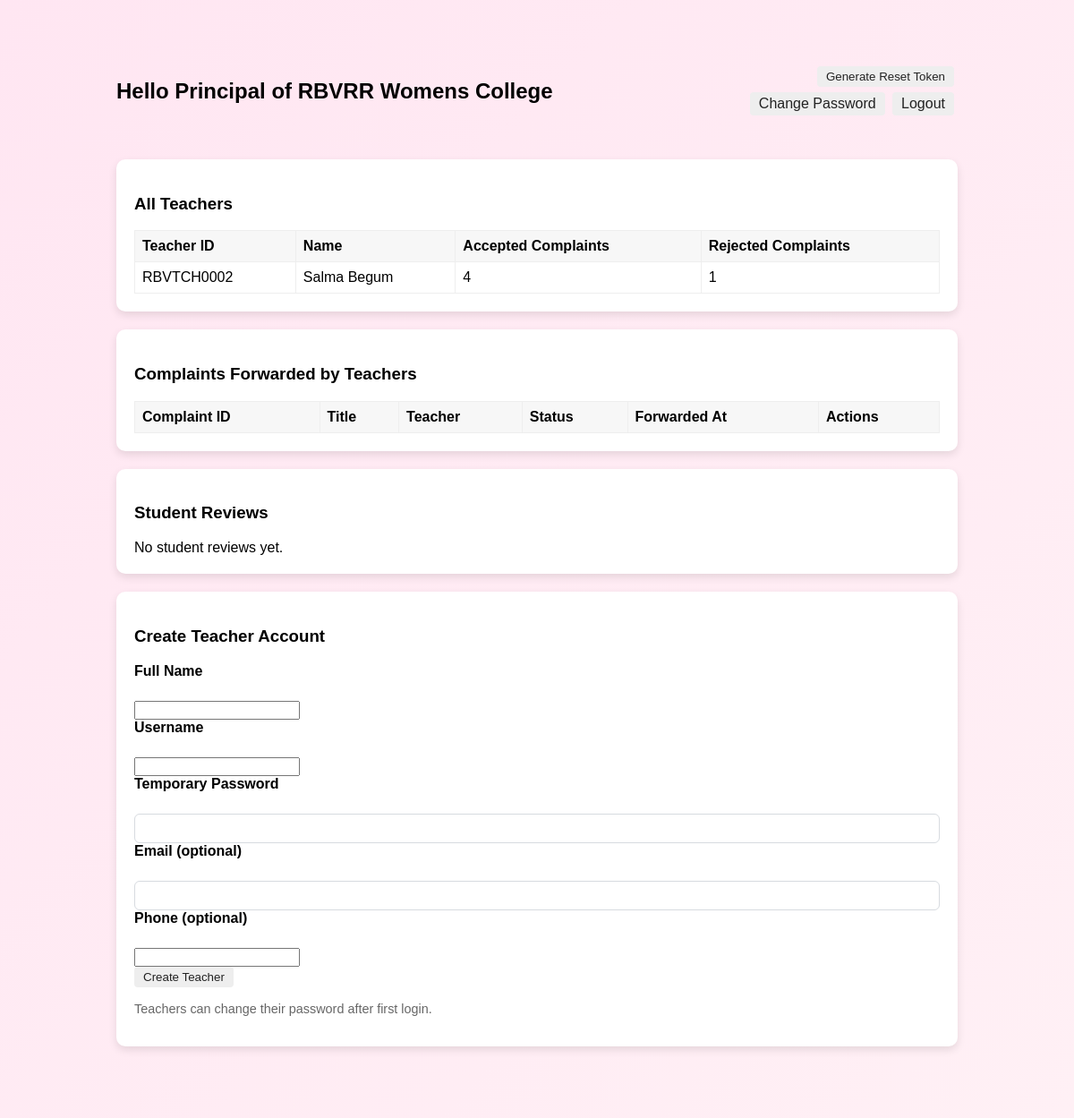
/principal_dashboard (signed in), run on an earlier commit of the app's database.
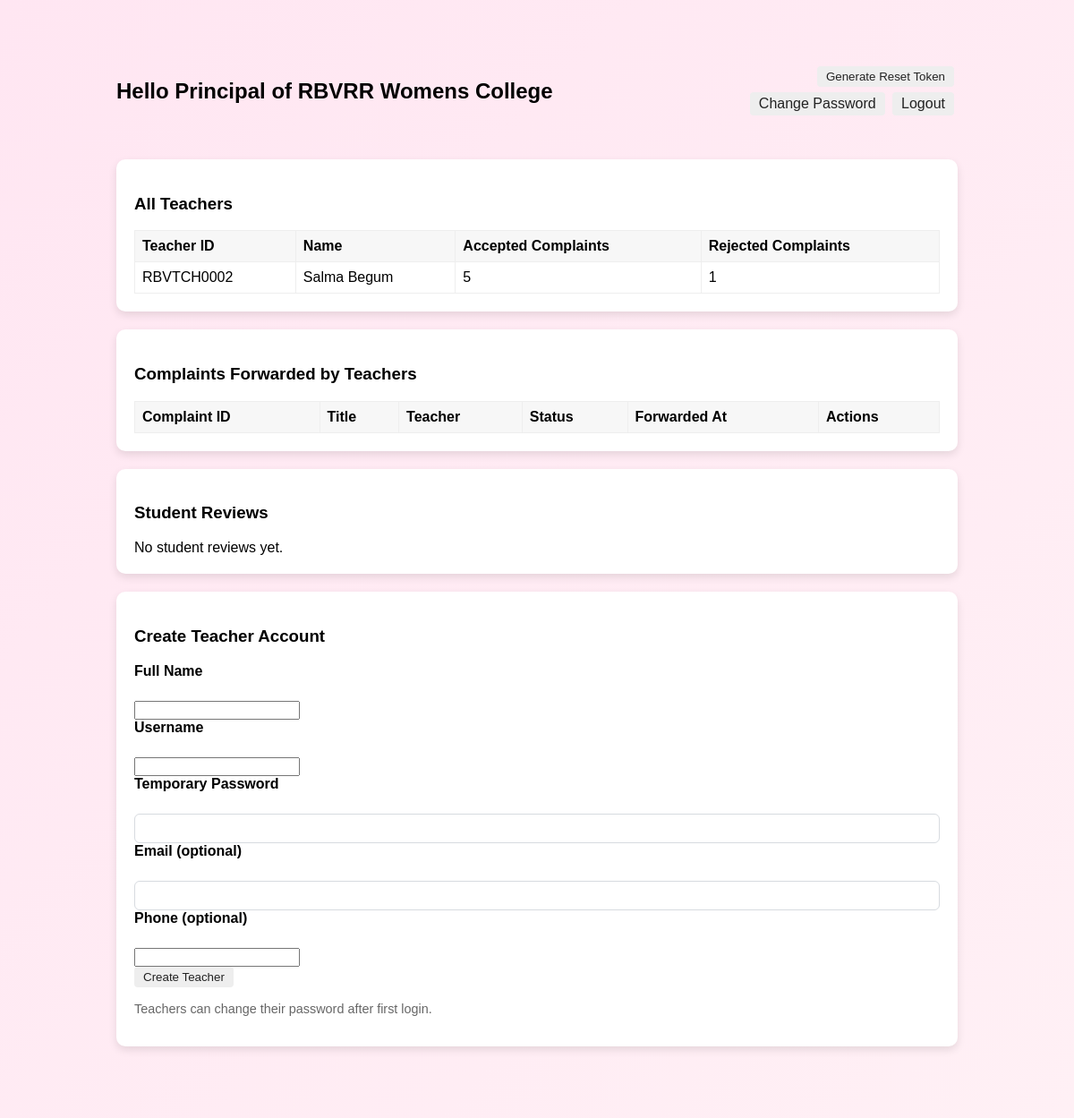
And on a later commit of the database.
### tables this page shows
CREATE TABLE teachers (
    id INTEGER PRIMARY KEY AUTOINCREMENT,
    name TEXT NOT NULL,
    teacher_code TEXT NOT NULL UNIQUE,
    performance_accepted INTEGER DEFAULT 0,
    performance_rejected INTEGER DEFAULT 0,
    created_at DATETIME DEFAULT CURRENT_TIMESTAMP
);

### app.py (the view)
    def wrapper(*args, **kwargs):
        if not is_logged_in():
            flash('You must be logged in', 'danger')
            return redirect(url_for('index'))
        return f(*args, **kwargs)

### app.py (called while the page is built)
def get_db():
    conn = sqlite3.connect(DB_PATH)
    conn.row_factory = sqlite3.Row
    return conn

def is_logged_in():
    return 'user_id' in session

def require_login(f):
    def wrapper(*args, **kwargs):
        if not is_logged_in():
            flash('You must be logged in', 'danger')
            return redirect(url_for('index'))
        return f(*args, **kwargs)
    wrapper.__name__ = f.__name__
    return wrapper

### templates/principal_dashboard.html (shortened to what this page needs)
﻿<!doctype html>
<html>
<head>
  <link rel="stylesheet" href="/static/css/common.css">
  <link rel="stylesheet" href="/static/css/principal.css">
</head>
<body class="principal-bg">
  <div class="container">
    <header style="display:flex; align-items:center; justify-content:space-between; padding:10px 20px;">
      <h2>Hello Principal of RBVRR Womens College</h2>
      <div style="text-align:right;">
        {% if reset_token %}
          <div style="font-family:monospace; background:#f7f7f7; padding:6px 10px; border-radius:6px; display:inline-block; margin-right:8px">
            Token: {{ reset_token }}
          </div>
          <div class="muted" style="display:block; font-size:0.85rem">Expires: {{ reset_expires }}</div>
        {% else %}
          <form method="post" action="/generate_token" style="display:inline">
            <button class="btn" type="submit">Generate Reset Token</button>
          </form>
        {% endif %}
        <nav style="margin-top:6px;">
          <a href="/change_password" class="btn">Change Password</a>
          <a href="/logout" class="btn">Logout</a>
        </nav>
      </div>
    </header>
    <main>
      <section class="card">
        <h3>All Teachers</h3>
        <table>
          <thead>
            <tr>
              <th>Teacher ID</th>
              <th>Name</th>
              <th>Accepted Complaints</th>
              <th>Rejected Complaints</th>
            </tr>
          </thead>
          <tbody>
            {% for t in teachers %}
            <tr>
              <td>{{ t['teacher_code'] }}</td>
              <td>{{ t['name'] }}</td>
              <td>{{ t['performance_accepted'] or 0 }}</td>
              <td>{{ t['performance_rejected'] or 0 }}</td>
            </tr>
            {% endfor %}
          </tbody>
        </table>
      </section>
      <section class="card">
        <h3>Complaints Forwarded by Teachers</h3>
        <table>
          <thead>
            <tr>
              <th>Complaint ID</th>
              <th>Title</th>
              <th>Teacher</th>
              <th>Status</th>
              <th>Forwarded At</th>
              <th>Actions</th>
            </tr>
          </thead>
        </table>
      </section>
      <section class="card">
        <h3>Student Reviews</h3>
        {% if student_reviews %}
        <table>
          <thead>
            <tr>
              <th>Complaint ID</th>
              <th>Student Name</th>
              <th>Teacher</th>
              <th>Review</th>
              <th>Reviewed At</th>
            </tr>
          </thead>
          <tbody>
            {% for r in student_reviews %}
            <tr>
              <td>{{ r['complaint_id'] }}</td>
              <td>{{ r['student_name'] }}</td>
              <td>{{ r['teacher_name'] }}</td>
              <td>{{ r['review'] }}</td>
              <td>{{ r['reviewed_at'] }}</td>
            </tr>
            {% endfor %}
          </tbody>
        </table>
        {% else %}
          <div>No student reviews yet.</div>
        {% endif %}
      </section>
      <section class="card">
        <h3>Create Teacher Account</h3>
        <form method="post" action="/create_teacher">
          <label for="fullname">Full Name</label><br>
          <input id="fullname" name="fullname" required><br>
          <label for="username">Username</label><br>
          <input id="username" name="username" required><br>
          <label for="password">Temporary Password</label><br>
          <input id="password" name="password" type="password" required minlength="8"><br>
          <label for="email">Email (optional)</label><br>
          <input id="email" name="email" type="email"><br>
          <label for="phone">Phone (optional)</label><br>
          <input id="phone" name="phone"><br>
          <button type="submit" class="btn">Create Teacher</button>
        </form>
        <p class="muted">Teachers can change their password after first login.</p>
      </section>
    </main>
  </div>
</body>
</html>

### static/css/common.css (style rules this page uses)
.container { max-width:980px; margin:20px auto; }
.card { background:white; padding:18px; border-radius:10px; box-shadow:0 6px 18px rgba(0,0,0,0.06); }
header { display:flex; align-items:center; justify-content:space-between; gap:20px; margin-bottom:12px }
label { display:block; font-weight:600; margin-bottom:6px }
input[type=text], input[type=password], input[type=email], input[type=date], textarea, select { width:100%; padding:8px; border-radius:6px; border:1px solid #d7dbe0 }
.btn { display:inline-block; background:#eee; padding:8px 12px; border-radius:6px; text-decoration:none; color:#222 }
.muted { color:#666; font-size:0.9rem }

### static/css/principal.css (style rules this page uses)
table { width:100%; border-collapse:collapse }
table th, table td { border:1px solid #eee; padding:8px; text-align:left }

### templates/principal_dashboard.html (style rules this page uses)
body.principal-bg { background: linear-gradient(to bottom right, #ffe6f2, #fff0f5); position: relative; overflow-x: hidden; font-family: Arial, sans-serif; }
main { padding: 20px; max-height: calc(100vh - 80px); overflow-y: auto; }
.card { background: #fff; border-radius: 10px; box-shadow: 0 4px 10px rgba(0,0,0,0.1); padding: 20px; margin-bottom: 20px; }
table { width: 100%; border-collapse: collapse; margin-top: 12px; }
th, td { border: 1px solid #ccc; padding: 8px; text-align: left; }
th { background-color: #f7f7f7; }
.btn { padding: 4px 10px; border-radius: 4px; border: none; cursor: pointer; margin-right:4px; }

What changed in the data, as far as the page shows it:
changed teachers "RBVTCH0002": performance_accepted "4" → "5"
